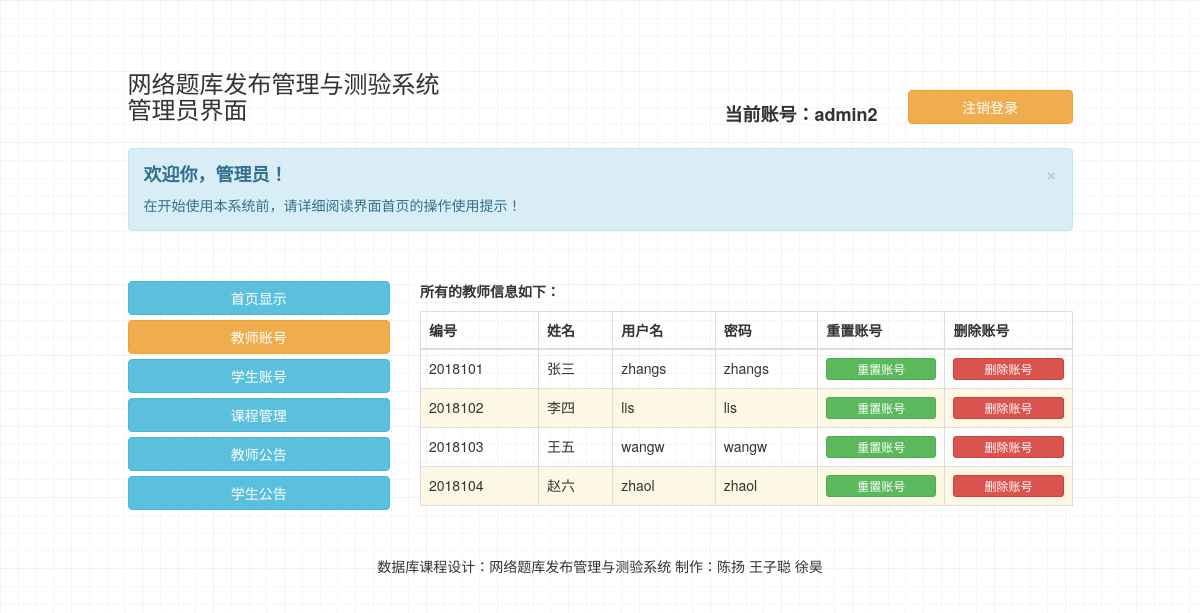
Screenshot of /系统源代码/QuestionManageSystem/adminSystem/manage/teacher_account_manage.php (signed in) with the database file from the repository.
### tables this page shows
CREATE TABLE IF NOT EXISTS `teacher_info` (
  `teacher_id` char(20) NOT NULL,
  `teacher_name` char(20) NOT NULL,
  `teacher_username` char(20) DEFAULT NULL
);

CREATE TABLE IF NOT EXISTS `teacher_account` (
  `teacher_username` char(20) NOT NULL,
  `teacher_password` char(20) NOT NULL
);

### 系统源代码/QuestionManageSystem/adminSystem/manage/teacher_account_manage.php (the view, shortened to what this page needs)
<!DOCTYPE html>
<html>
<head>
   <link rel="stylesheet" href="../../css/bootstrap.min.css">
</head>
<body background="..\login\images\back.gif">
<?php
    $con=mysqli_connect("localhost","root","root","stu_test");
	mysqli_query($con,"set names 'utf8'");
	if (isset ( $_SESSION ["code"] )) {
    ?>
<div class="container">
	<div class="row clearfix">
		<div class="col-md-12 column">
			<p>
                <br><br>
			</p>
		</div>
	</div>
	<div class="row clearfix">
		<div class="col-md-1 column">
		</div>
		<div class="col-md-4 column">
			<h3>
                网络题库发布管理与测验系统<br>管理员界面
			</h3>
		</div>
		<div class="col-md-2 column">
		</div>
		<div class="col-md-2 column">
			<p class="text-right" style="font-size:18px">
			<br><br><strong>当前账号：<?php echo "${_SESSION["username"]}"; ?></strong>
			</p>
		</div>
		<div class="col-md-2 column">
        <br><br><button type="button" class="btn btn-default btn-block btn-warning" onclick="window.location.href='exit.php'">注销登录</button>
		</div>
		<div class="col-md-1 column">
		</div>
	</div>
	<div class="row clearfix">
		<div class="col-md-12 column">
		</div>
	</div>
	<div class="row clearfix">
		<div class="col-md-1 column">
		</div>
		<div class="col-md-10 column">
			<div class="alert alert-dismissable alert-info">
				 <button type="button" class="close" data-dismiss="alert" aria-hidden="true">×</button>
                 <h4>
				<strong>欢迎你，管理员！</strong>
				</h4> 在开始使用本系统前，请详细阅读界面首页的操作使用提示！
			</div>
			<div class="row clearfix">
				<div class="col-md-12 column">
                    <p>
						 <br>
					</p>
				</div>
			</div>
		</div>
		<div class="col-md-1 column">
		</div>
	</div>
	<div class="row clearfix">
		<div class="col-md-1 column">
		</div>
		<div class="col-md-3 column">
			 <button type="button" class="btn btn-default btn-block btn-info" onclick="window.location.href='index.php'">首页显示</button>
			 <button type="button" class="btn btn-default btn-block btn-warning" onclick="window.location.href='teacher_account_manage.php'">教师账号</button>
			 <button type="button" class="btn btn-default btn-block btn-info" onclick="window.location.href='student_account_manage.php'">学生账号</button>
			 <button type="button" class="btn btn-default btn-block btn-info" onclick="window.location.href='course_manage.php'">课程管理</button>
			 <button type="button" class="btn btn-default btn-block btn-info" onclick="window.location.href='teacher_notice.php'">教师公告</button>
			 <button type="button" class="btn btn-default btn-block btn-info" onclick="window.location.href='student_notice.php'">学生公告</button>
		</div>
		<div class="col-md-7 column">
                <?php
                    $result=mysqli_query($con,"select teacher_info.*,teacher_account.* from teacher_info,teacher_account where teacher_info.teacher_username=teacher_account.teacher_username");
                    if($result && mysqli_num_rows($result)){
						$num=1;
						echo '<p><strong>所有的教师信息如下：</strong></p><table class="table table-hover table-bordered">';
						echo '<thead><tr><th>编号</th><th>姓名</th><th>用户名</th><th>密码</th><th>重置账号</th><th>删除账号</th></tr></thead><tbody>';
                        while($row=mysqli_fetch_assoc($result)){
                            if($num%2==0){
                                echo '<tr class="warning">';
                            }else{
                                echo '<tr>';
                            }
                            echo '<td>'.$row['teacher_id'].'</td>';
                            echo '<td>'.$row['teacher_name'].'</td>';
                            echo '<td>'.$row['teacher_username'].'</td>';
                            echo '<td>'.$row['teacher_password'].'</td>';
                            echo '<td>';
                            echo '<button type="button" class="btn btn-default btn-block btn-success btn-xs" onclick="window.location.href=\'teacher_reset.php?id='.$row['teacher_username'].'\''.'">重置账号</button>';
                            echo '</td>';
                            echo '<td>';
                            echo '<button type="button" class="btn btn-default btn-block btn-danger btn-xs" onclick="window.location.href=\'teacher_delete.php?teacher_username='.$row['teacher_username'].'&teacher_id='.$row['teacher_id'].'\''.'">删除账号</button>';
                            echo '</td>';
                            echo '</tr>';
                            $num++;
						}
						echo '</tbody></table>';
                    }else{
                        echo '<strong>'.'暂无任何教师账号数据！'.'</strong>';
                     }
                ?>
		</div>
		<div class="col-md-1 column">
		</div>
	</div>
	<div class="row clearfix">
		<div class="col-md-1 column">
		</div>
		<div class="col-md-10 column">
			<p>
				 <br>
			</p>
			<p class="text-center">
				 数据库课程设计：网络题库发布管理与测验系统    制作：陈扬    王子聪    徐昊
			</p>
		</div>
		<div class="col-md-1 column">
		</div>
	</div>
</div>
<?php
}
?>
</body>

### rows the page displays
teacher_info: teacher_id "2018101", teacher_name "张三", teacher_account.teacher_username "zhangs", teacher_account.teacher_password "zhangs"
teacher_info: teacher_id "2018102", teacher_name "李四", teacher_account.teacher_username "lis", teacher_account.teacher_password "lis"
teacher_info: teacher_id "2018103", teacher_name "王五", teacher_account.teacher_username "wangw", teacher_account.teacher_password "wangw"
teacher_info: teacher_id "2018104", teacher_name "赵六", teacher_account.teacher_username "zhaol", teacher_account.teacher_password "zhaol"

### other values shown
_SESSION["username"] "admin2"
